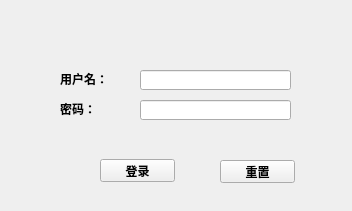
<?xml version="1.0" encoding="UTF-8"?>
<ui version="4.0">
 <class>MainWindow</class>
 <widget class="QMainWindow" name="MainWindow">
  <property name="geometry">
   <rect>
    <x>0</x>
    <y>0</y>
    <width>352</width>
    <height>211</height>
   </rect>
  </property>
  <property name="font">
   <font>
    <family>微软雅黑</family>
    <weight>75</weight>
    <bold>true</bold>
   </font>
  </property>
  <property name="windowTitle">
   <string>登录</string>
  </property>
  <widget class="QWidget" name="centralWidget">
   <widget class="QPushButton" name="pushButton_Clear">
    <property name="geometry">
     <rect>
      <x>220</x>
      <y>160</y>
      <width>75</width>
      <height>23</height>
     </rect>
    </property>
    <property name="text">
     <string>重置</string>
    </property>
   </widget>
   <widget class="QPushButton" name="pushButton_Login">
    <property name="geometry">
     <rect>
      <x>100</x>
      <y>159</y>
      <width>75</width>
      <height>23</height>
     </rect>
    </property>
    <property name="text">
     <string>登录</string>
    </property>
   </widget>
   <widget class="QLineEdit" name="lineEdit_Passwd">
    <property name="geometry">
     <rect>
      <x>140</x>
      <y>100</y>
      <width>151</width>
      <height>20</height>
     </rect>
    </property>
    <property name="contextMenuPolicy">
     <enum>Qt::DefaultContextMenu</enum>
    </property>
    <property name="acceptDrops">
     <bool>false</bool>
    </property>
    <property name="echoMode">
     <enum>QLineEdit::Password</enum>
    </property>
   </widget>
   <widget class="QLineEdit" name="lineEdit_Username">
    <property name="geometry">
     <rect>
      <x>140</x>
      <y>70</y>
      <width>151</width>
      <height>20</height>
     </rect>
    </property>
    <property name="focusPolicy">
     <enum>Qt::StrongFocus</enum>
    </property>
   </widget>
   <widget class="QLabel" name="label_Username">
    <property name="geometry">
     <rect>
      <x>60</x>
      <y>71</y>
      <width>71</width>
      <height>16</height>
     </rect>
    </property>
    <property name="text">
     <string>用户名：</string>
    </property>
   </widget>
   <widget class="QLabel" name="label_Passwd">
    <property name="geometry">
     <rect>
      <x>60</x>
      <y>101</y>
      <width>71</width>
      <height>16</height>
     </rect>
    </property>
    <property name="text">
     <string>密码：</string>
    </property>
   </widget>
   <zorder>pushButton_Clear</zorder>
   <zorder>pushButton_Login</zorder>
   <zorder>label_Username</zorder>
   <zorder>label_Passwd</zorder>
   <zorder>lineEdit_Passwd</zorder>
   <zorder>lineEdit_Username</zorder>
  </widget>
 </widget>
 <layoutdefault spacing="6" margin="11"/>
 <resources/>
 <connections/>
</ui>
